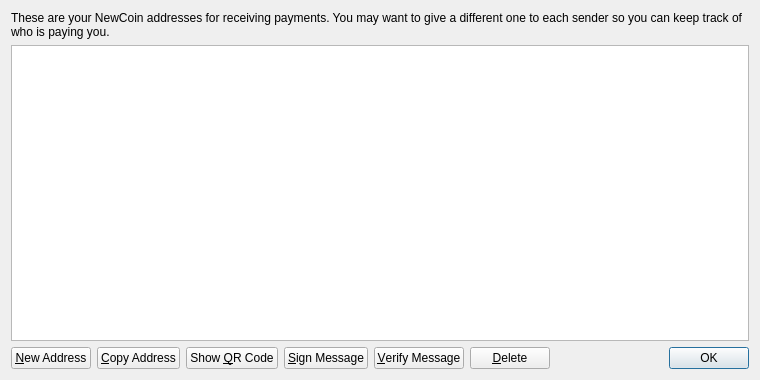
<?xml version="1.0" encoding="UTF-8"?>
<ui version="4.0">
 <class>AddressBookPage</class>
 <widget class="QWidget" name="AddressBookPage">
  <property name="geometry">
   <rect>
    <x>0</x>
    <y>0</y>
    <width>760</width>
    <height>380</height>
   </rect>
  </property>
  <property name="windowTitle">
   <string>Address Book</string>
  </property>
  <layout class="QVBoxLayout" name="verticalLayout">
   <item>
    <widget class="QLabel" name="labelExplanation">
     <property name="text">
      <string>These are your NewCoin addresses for receiving payments. You may want to give a different one to each sender so you can keep track of who is paying you.</string>
     </property>
     <property name="textFormat">
      <enum>Qt::PlainText</enum>
     </property>
     <property name="wordWrap">
      <bool>true</bool>
     </property>
    </widget>
   </item>
   <item>
    <widget class="QTableView" name="tableView">
     <property name="contextMenuPolicy">
      <enum>Qt::CustomContextMenu</enum>
     </property>
     <property name="toolTip">
      <string>Double-click to edit address or label</string>
     </property>
     <property name="tabKeyNavigation">
      <bool>false</bool>
     </property>
     <property name="alternatingRowColors">
      <bool>true</bool>
     </property>
     <property name="selectionMode">
      <enum>QAbstractItemView::SingleSelection</enum>
     </property>
     <property name="selectionBehavior">
      <enum>QAbstractItemView::SelectRows</enum>
     </property>
     <property name="sortingEnabled">
      <bool>true</bool>
     </property>
     <attribute name="verticalHeaderVisible">
      <bool>false</bool>
     </attribute>
    </widget>
   </item>
   <item>
    <layout class="QHBoxLayout" name="horizontalLayout">
     <item>
      <widget class="QPushButton" name="newAddressButton">
       <property name="toolTip">
        <string>Create a new address</string>
       </property>
       <property name="text">
        <string>&amp;New Address</string>
       </property>
       <property name="icon">
        <iconset resource="../bitcoin.qrc">
         <normaloff>:/icons/add</normaloff>:/icons/add</iconset>
       </property>
      </widget>
     </item>
     <item>
      <widget class="QPushButton" name="copyToClipboard">
       <property name="toolTip">
        <string>Copy the currently selected address to the system clipboard</string>
       </property>
       <property name="text">
        <string>&amp;Copy Address</string>
       </property>
       <property name="icon">
        <iconset resource="../bitcoin.qrc">
         <normaloff>:/icons/editcopy</normaloff>:/icons/editcopy</iconset>
       </property>
      </widget>
     </item>
     <item>
      <widget class="QPushButton" name="showQRCode">
       <property name="text">
        <string>Show &amp;QR Code</string>
       </property>
       <property name="icon">
        <iconset resource="../bitcoin.qrc">
         <normaloff>:/icons/qrcode</normaloff>:/icons/qrcode</iconset>
       </property>
      </widget>
     </item>
     <item>
      <widget class="QPushButton" name="signMessage">
       <property name="toolTip">
        <string>Sign a message to prove you own a Bitcoin address</string>
       </property>
       <property name="text">
        <string>&amp;Sign Message</string>
       </property>
       <property name="icon">
        <iconset resource="../bitcoin.qrc">
         <normaloff>:/icons/edit</normaloff>:/icons/edit</iconset>
       </property>
      </widget>
     </item>
     <item>
      <widget class="QPushButton" name="verifyMessage">
       <property name="toolTip">
        <string>Verify a message to ensure it was signed with a specified Bitcoin address</string>
       </property>
       <property name="text">
        <string>&amp;Verify Message</string>
       </property>
       <property name="icon">
        <iconset resource="../bitcoin.qrc">
         <normaloff>:/icons/transaction_0</normaloff>:/icons/transaction_0</iconset>
       </property>
      </widget>
     </item>
     <item>
      <widget class="QPushButton" name="deleteButton">
       <property name="toolTip">
        <string>Delete the currently selected address from the list. Only sending addresses can be deleted.</string>
       </property>
       <property name="text">
        <string>&amp;Delete</string>
       </property>
       <property name="icon">
        <iconset resource="../bitcoin.qrc">
         <normaloff>:/icons/remove</normaloff>:/icons/remove</iconset>
       </property>
      </widget>
     </item>
     <item>
      <spacer name="horizontalSpacer">
       <property name="orientation">
        <enum>Qt::Horizontal</enum>
       </property>
       <property name="sizeHint" stdset="0">
        <size>
         <width>40</width>
         <height>20</height>
        </size>
       </property>
      </spacer>
     </item>
     <item>
      <widget class="QDialogButtonBox" name="buttonBox">
       <property name="sizePolicy">
        <sizepolicy hsizetype="Maximum" vsizetype="Fixed">
         <horstretch>0</horstretch>
         <verstretch>0</verstretch>
        </sizepolicy>
       </property>
       <property name="standardButtons">
        <set>QDialogButtonBox::Ok</set>
       </property>
      </widget>
     </item>
    </layout>
   </item>
  </layout>
 </widget>
 <resources>
  <include location="../bitcoin.qrc"/>
 </resources>
 <connections/>
</ui>
